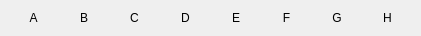
    <widget class="QWidget" name="layoutWidget">
     <property name="geometry">
      <rect>
       <x>40</x>
       <y>530</y>
       <width>421</width>
       <height>16</height>
      </rect>
     </property>
     <layout class="QHBoxLayout" name="XAxisLayout">
      <item>
       <widget class="QLabel" name="labelX1">
        <property name="text">
         <string>A</string>
        </property>
        <property name="alignment">
         <set>Qt::AlignCenter</set>
        </property>
       </widget>
      </item>
      <item>
       <widget class="QLabel" name="labelX2">
        <property name="text">
         <string>B</string>
        </property>
        <property name="alignment">
         <set>Qt::AlignCenter</set>
        </property>
       </widget>
      </item>
      <item>
       <widget class="QLabel" name="labelX3">
        <property name="text">
         <string>C</string>
        </property>
        <property name="alignment">
         <set>Qt::AlignCenter</set>
        </property>
       </widget>
      </item>
      <item>
       <widget class="QLabel" name="labelX4">
        <property name="text">
         <string>D</string>
        </property>
        <property name="alignment">
         <set>Qt::AlignCenter</set>
        </property>
       </widget>
      </item>
      <item>
       <widget class="QLabel" name="labelX5">
        <property name="text">
         <string>E</string>
        </property>
        <property name="alignment">
         <set>Qt::AlignCenter</set>
        </property>
       </widget>
      </item>
      <item>
       <widget class="QLabel" name="labelX6">
        <property name="text">
         <string>F</string>
        </property>
        <property name="alignment">
         <set>Qt::AlignCenter</set>
        </property>
       </widget>
      </item>
      <item>
       <widget class="QLabel" name="labelX7">
        <property name="text">
         <string>G</string>
        </property>
        <property name="alignment">
         <set>Qt::AlignCenter</set>
        </property>
       </widget>
      </item>
      <item>
       <widget class="QLabel" name="labelX8">
        <property name="text">
         <string>H</string>
        </property>
        <property name="alignment">
         <set>Qt::AlignCenter</set>
        </property>
       </widget>
      </item>
     </layout>
    </widget>
